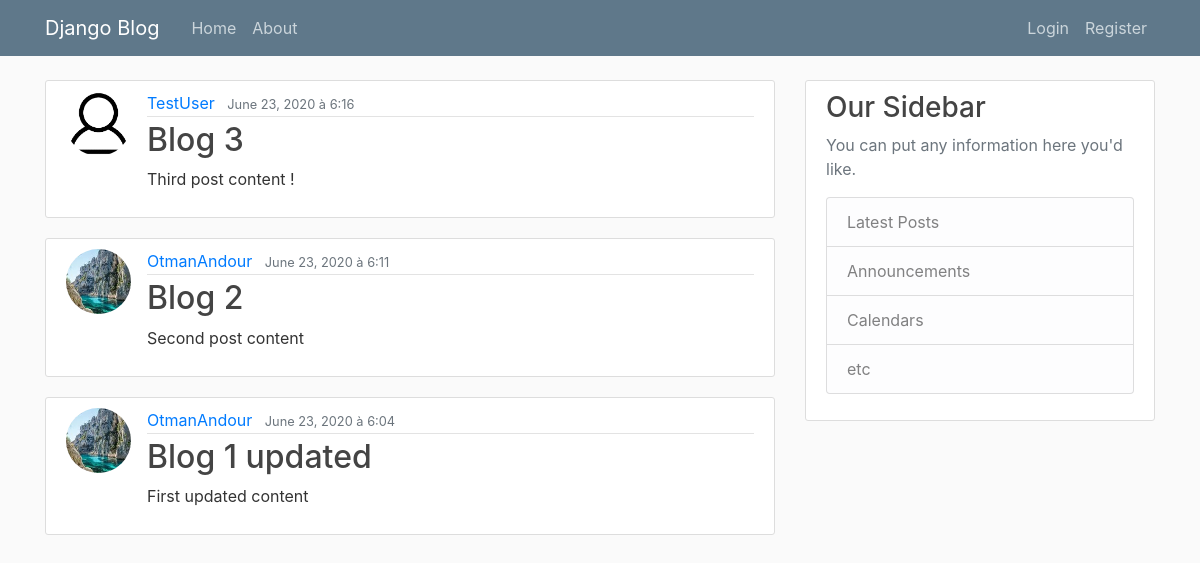
The app's page /, older data.
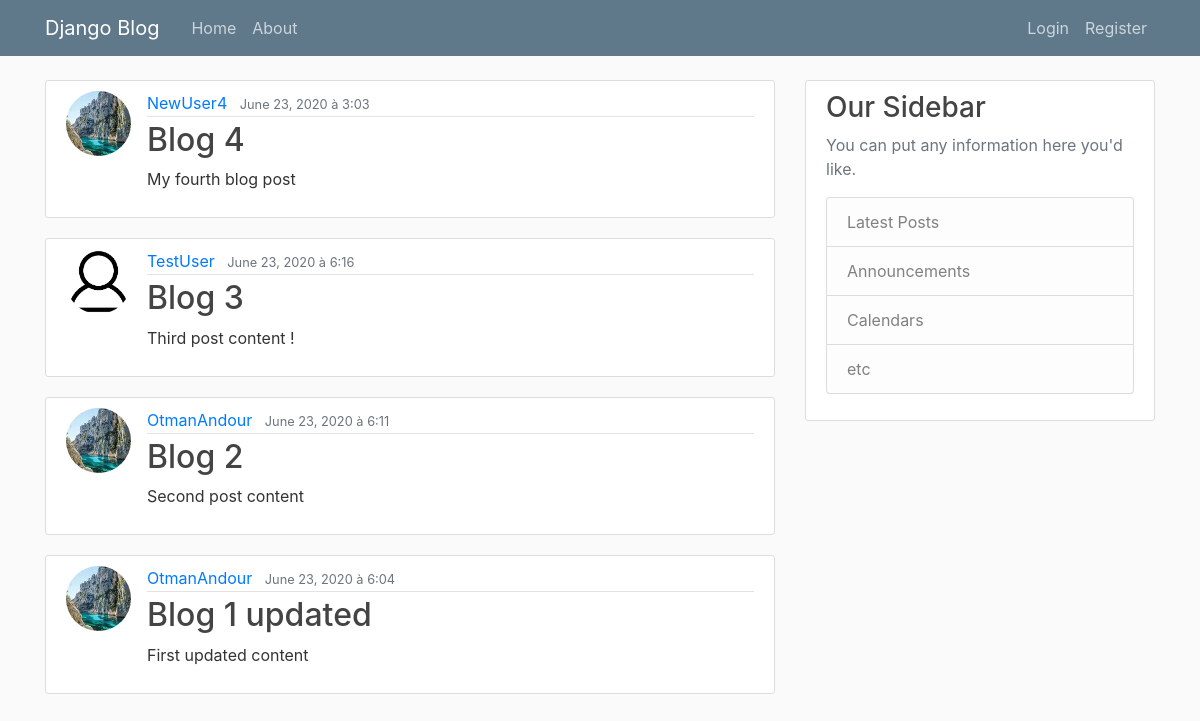
The same page, newer data.
### blog/models.py (models this page shows, shortened)
class Post(models.Model):
    title = models.CharField(max_length=100)
    content = models.TextField()
    date_posted = models.DateTimeField(default=timezone.now)
    author = models.ForeignKey(User, on_delete=models.CASCADE)

### users/models.py (models this page shows, shortened)
class Profile(models.Model):
    user = models.OneToOneField(User, on_delete=models.CASCADE)
    image = models.ImageField(default='default.jpg', upload_to='profile_pics')

### blog/views.py (the view)
# urls.py: path('', PostListView.as_view(), name="blog-home"),
class PostListView(ListView):
    model = Post
    template_name = 'blog/home.html'  # <app>/<model>_<view_type>.html
    context_object_name = 'posts'
    ordering = ['-date_posted']
    paginate_by = 5

### blog/templates/blog/home.html
{% extends "blog/base.html" %}
{% block content %}
    {% for post in posts %}
        <article class="media content-section">
            <img class="rounded-circle article-img" src="{{ post.author.profile.image.url }}">
            <div class="media-body">
                <div class="article-metadata">
                    <a class="mr-2" href="#">{{ post.author }}</a>
                    <small class="text-muted">{{ post.date_posted|date:"F d, Y à f" }}</small>
                </div>
                <h2><a class="article-title" href="{% url 'post-detail' post.id %}">{{ post.title }}</a></h2>
                <p class="article-content">{{ post.content }}</p>
            </div>
        </article>
    {% endfor %}
{% endblock content %}

Row changes from the older to the newer data that the page shows:
added Post: author.profile.image (picture), author "NewUser4", date_posted "June 23, 2020 à 3:03", title "Blog 4", content "My fourth blog post"
